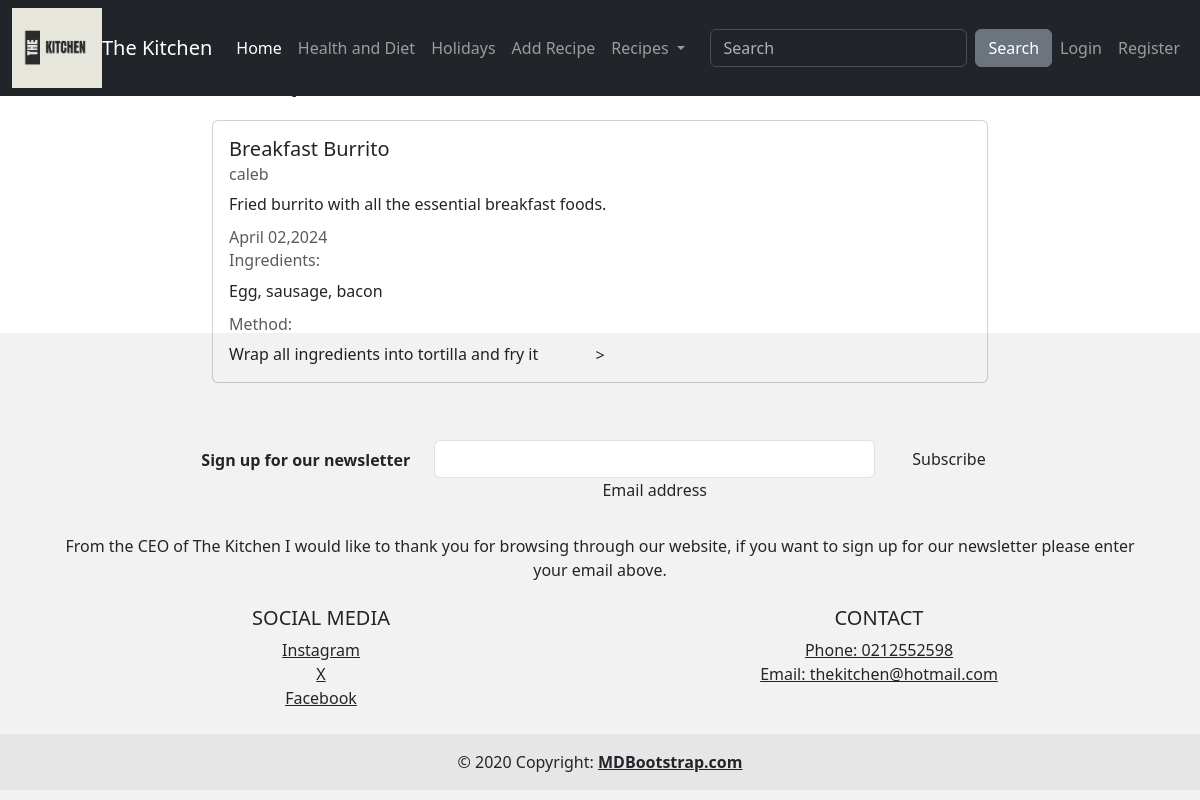
/recipe/1, run on the app's committed database.
### recipe/models.py (models this page shows, shortened)
class recipe(models.Model):
    title = models.CharField(max_length = 100)
    description = models.TextField()
    image = models.ImageField(upload_to="recipe_images", null=True)
    author = models.ForeignKey(User, on_delete = models.CASCADE)
    created_at = models.DateTimeField(auto_now_add = True)
    updated_at = models.DateTimeField(auto_now = True)
    ingredients = models.TextField(null=True)
    method = models.TextField(null=True)
    meal_type = models.ForeignKey(MealType, on_delete=models.CASCADE, null=True)
    meal_diet = models.ManyToManyField(MealDiet, help_text="Hold ctrl or cmd to select more than one option")
    meal_holiday = models.ManyToManyField(HolidayMeal, help_text="Hold ctrl or cmd to select more than one option")

### recipe/views.py (the view)
# urls.py: path('recipe/<int:pk>', views.RecipeDetailView.as_view(), name="recipes-detail"),
class RecipeDetailView(DetailView):
    model = models.recipe

### recipe/templates/recipe/recipe_detail.html (shortened to what this page needs)
{% extends "recipe/base.html" %}
{% block content %}
<h1>Recipe # {{ object.id }}</h1>
<div class="card my-4">
    <div class="card-body">
        <h5 class="card-title">{{ object.title }}</h5>
        <h6 class="card-subtitle mb-2 text-muted">{{ object.author }}</h6>
        <p class="card-text">{{ object.description }}</p>
        <h6 class="card-subtitle mb-2 text-muted">{{ object.updated_at|date:"F d,Y" }}</h6>
        <h6 class="card-subtitle mb-2 text-muted">Ingredients:</h6>
        <p class="card-text">{{ object.ingredients }}</p>
        <h6 class="card-subtitle mb-2 text-muted">Method:</h6>
        <p class="card-text">{{ object.method }}</p>
    </div>
</div>
{% endblock content %}

### data on the page
recipe: title "Breakfast Burrito", author "caleb", description "Fried burrito with all the essential breakfast foods.", updated_at "April 02,2024", ingredients "Egg, sausage, bacon", method "Wrap all ingredients into tortilla and fry it"
